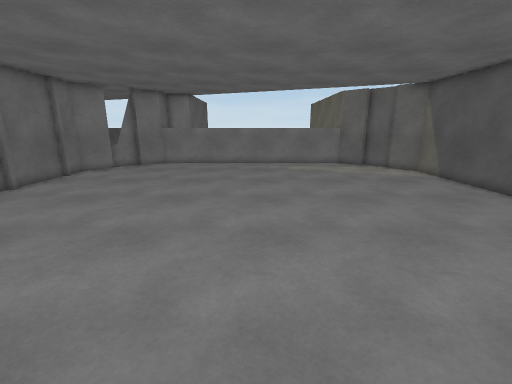
View 1 (above)

13 first-person views from a walk through a 3-D level made in the Unity game engine. The camera is 1.5 m above the floor, tilts 14° down and sees 90° across. The floor is counted in squares, 0.5 m on a side. Each view is taken from the middle of a square. On the plan, view 1 faces up. The plan holds only what a view shows up to about 19 squares ahead; the rest is blank. The place goes on beyond the plan. The player is left out.

View 2
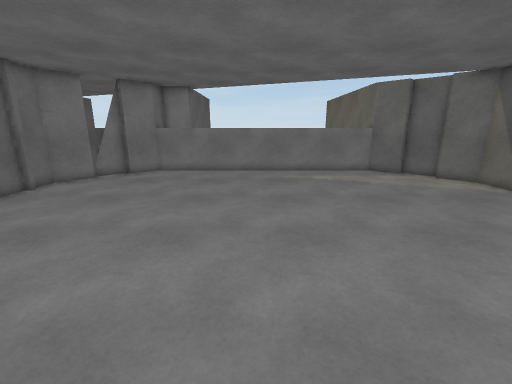

View 3
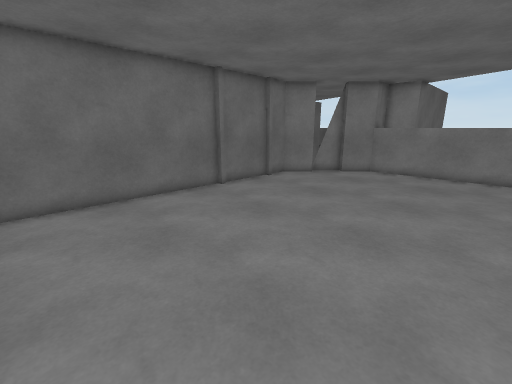

View 4
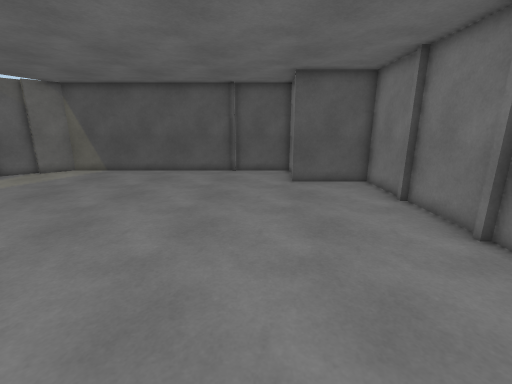

View 5
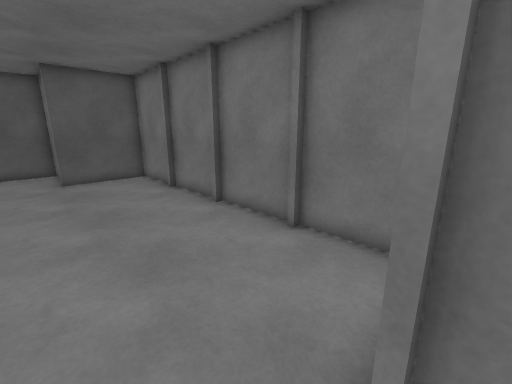

View 6
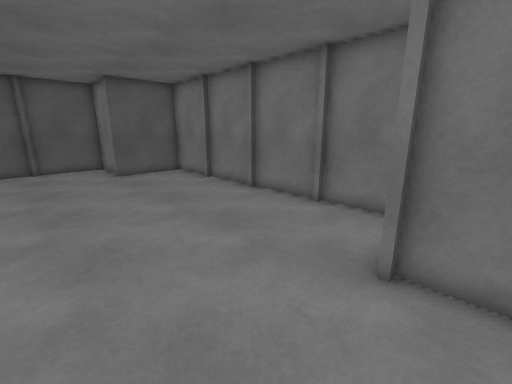

View 7
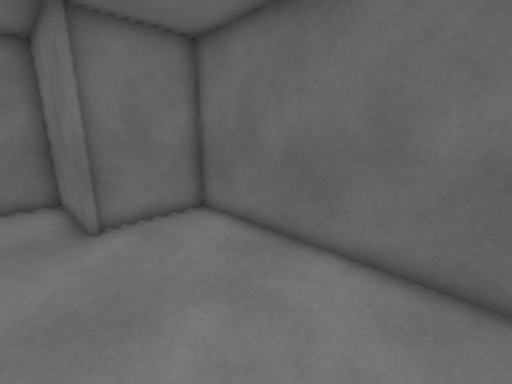

View 8
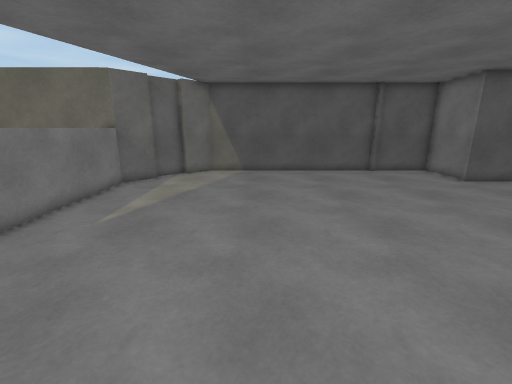

View 9
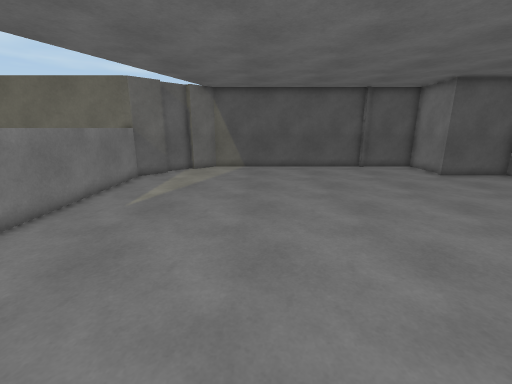

View 10
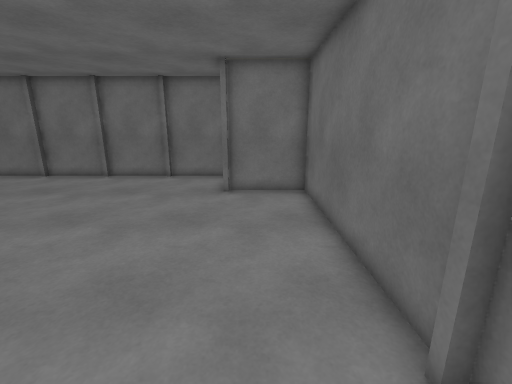

View 11
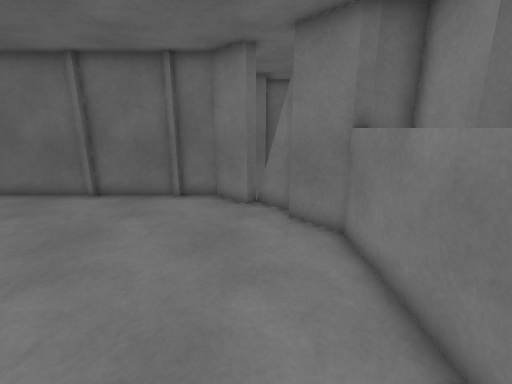

View 12
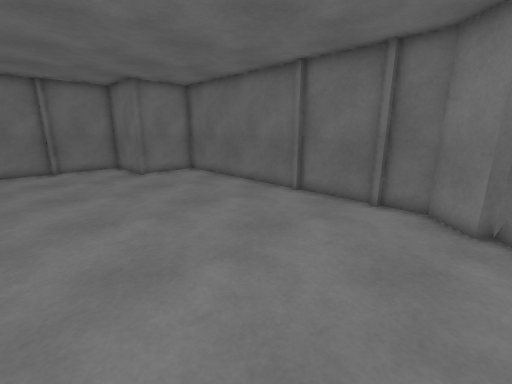

View 13
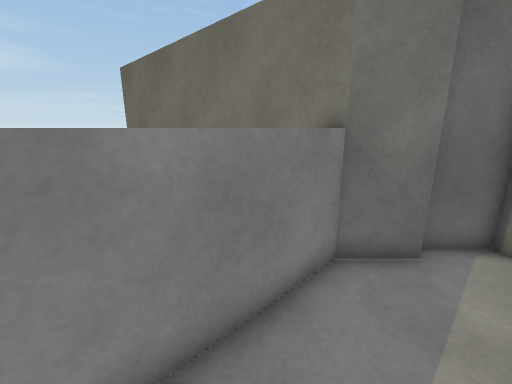

### Floor plan
Points are (right, up) in squares from view 1. A wall is a line through its corners. A room is listed if a view was taken in it or the views show most of it. See-through windows are left out.
Room 1 (views 1, 2, 3, 4, 5, 6, 7, 8, 9, 10, 11, 12, 13)
walls: (-8.4, 3) (-8.4, -1.4) (-4.6, -1.4); (8.1, 2.6) (11.6, 2.6) (11.6, 6.5); (11.1, 6.7) (11.6, 6.7) (11.6, 18.2) (10.2, 19.6); (-0.1, -1.4) (3.4, -1.4); (-12.4, 12.5) (-12.4, 2.6) (-8.7, 2.6); (3.9, -1.4) (7.6, -1.4) (7.6, 3); (-4.4, -1.4) (-0.6, -1.4); (8.7, 21.1) (7.2, 22.6) (7.1, 23.1); (-12.4, 16.3) (-12.4, 12.7); (7.2, 22.6) (-8.1, 22.6); (10.5, 20) (9, 21.5); (-9.8, 21.5) (-11.3, 20) (-11, 19.6) (-12.4, 18.2) (-12.4, 16.6); (-8, 23.1) (-8.1, 22.6) (-9.5, 21.2)

Where each view was taken, in squares from view 1:
view 1: 0 up, 0 right, facing up
view 2: 4 up, 1 left, facing up
view 3: 4 up, 1 left, facing up-left
view 4: 5 up, 7 left, facing right
view 5: 5 up, 9 left, facing down-right
view 6: 8 up, 10 left, facing down-right
view 7: 11 up, 7 left, facing down-left
view 8: 15 up, 7 left, facing right
view 9: 15 up, 9 left, facing right
view 10: 15 up, 10 left, facing down
view 11: 20 up, 1 left, facing left
view 12: 20 up, 2 left, facing down-left
view 13: 20 up, 2 right, facing up-right
